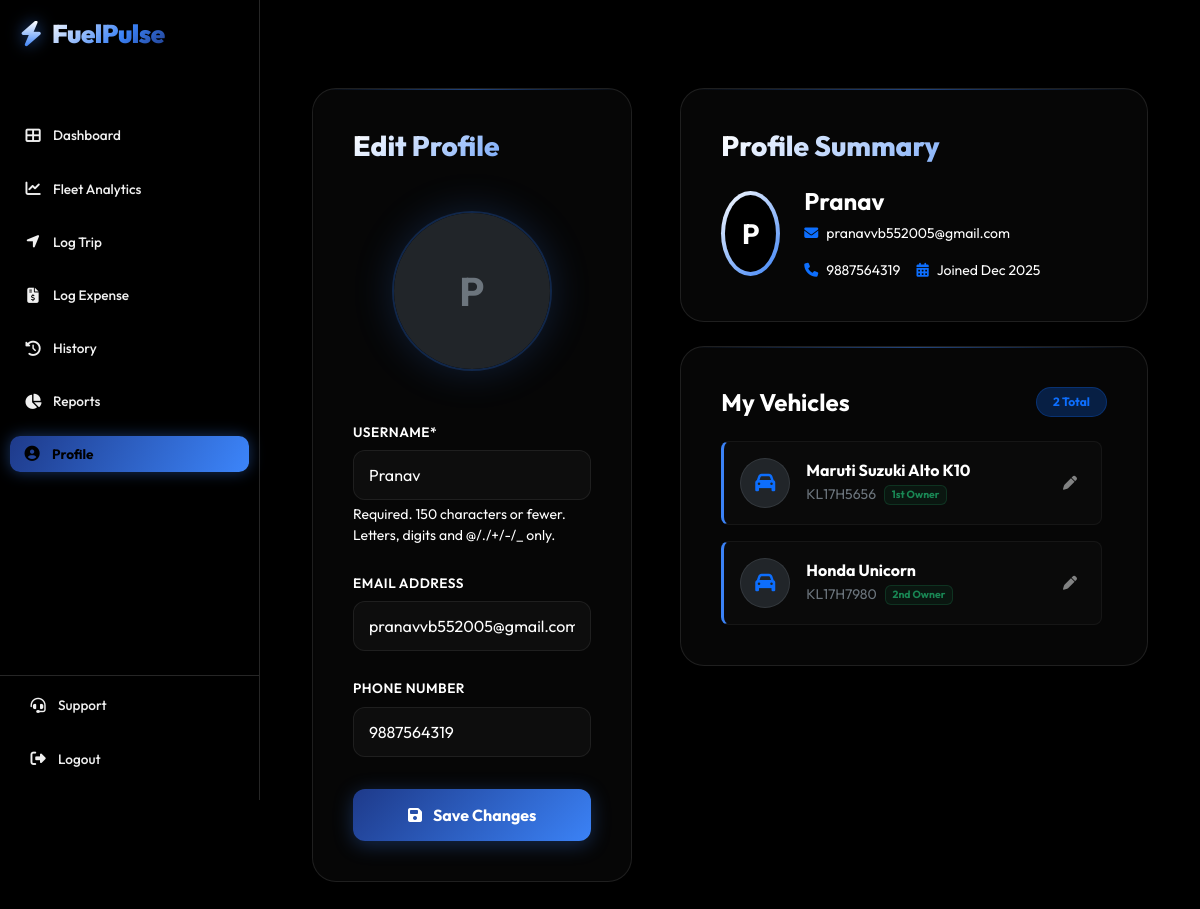
The page /profile/ (signed in) on the database as committed earlier.
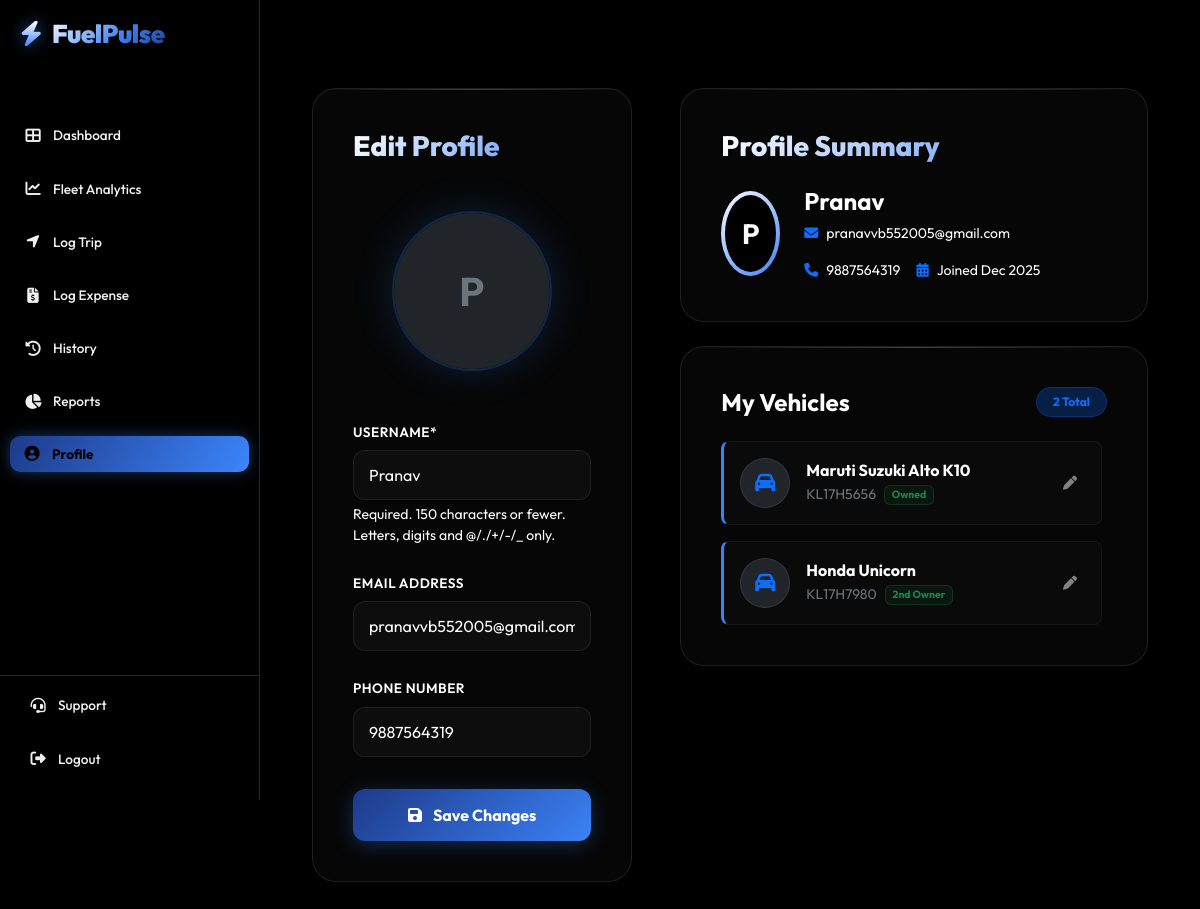
The same page on the database as committed later.
### core/models.py (models this page shows, shortened)
class Vehicle(models.Model):
    CATEGORY_CHOICES = [
        ('Two Wheeler', 'Two Wheeler'),
        ('Four Wheeler', 'Four Wheeler'),
        ('Heavy Vehicle', 'Heavy Vehicle'),
    ]
    ownership_type = models.CharField(max_length=50, default="1st Owner")
    FUEL_CHOICES = [
        ('Petrol', 'Petrol'),
        ('Diesel', 'Diesel'),
        ('CNG', 'CNG'),
        ('Electric', 'Electric')
    ]
    owner = models.ForeignKey(User, on_delete=models.CASCADE)
    category = models.CharField(max_length=20, choices=CATEGORY_CHOICES, default='Four Wheeler')
    make = models.CharField(max_length=50)       # e.g. Maruti, Honda (No restricted choices, accepts JS input)
    model_name = models.CharField(max_length=50) # e.g. Swift, City
    license_plate = models.CharField(max_length=20)
    target_mileage = models.FloatField(default=0.0, help_text="Target km/L (e.g., 18.5)")
    target_cost_per_km = models.FloatField(default=0.0, help_text="Target Cost per KM (e.g., 5.0)")
    purchase_year = models.IntegerField(default=2023)
    purchase_price = models.DecimalField(max_digits=12, decimal_places=2, default=500000.00)
    fuel_type = models.CharField(max_length=20, choices=FUEL_CHOICES, default='Petrol')
    current_odometer = models.IntegerField(default=0)
    purchase_price = models.DecimalField(max_digits=12, decimal_places=2, default=500000.00)
    purchase_year = models.IntegerField(default=2021)
    insurance_expiry = models.DateField(null=True, blank=True)
    pollution_expiry = models.DateField(null=True, blank=True)
    fitness_expiry = models.DateField(null=True, blank=True)
    image_url = models.URLField(max_length=500, blank=True, null=True)
    is_active = models.BooleanField(default=True)

### core/views.py (the view)
# urls.py: path('profile/', views.profile, name='profile'),
@login_required
def profile(request):
    if request.method == 'POST':
        user_form = UserUpdateForm(request.POST, request.FILES, instance=request.user)
        if user_form.is_valid():
            user_form.save()
            subject = 'FuelPulse: Profile Updated Successfully'
            message = f"Hello {request.user.username},\n\nYour profile details have been successfully updated."
            try:
                send_mail(
                    subject,
                    message,
                    settings.DEFAULT_FROM_EMAIL,
                    [request.user.email],
                    fail_silently=False,
                )
                messages.success(request, "Profile updated successfully!")
            except Exception:
                messages.warning(request, "Profile updated, but email failed to send.")
            return redirect('profile')
    else:
        user_form = UserUpdateForm(instance=request.user)
    user_vehicles = Vehicle.objects.filter(owner=request.user, is_active=True)
    context = {'vehicles': user_vehicles, 'user_form': user_form}
    return render(request, 'core/profile.html', context)

### core/forms.py
class UserUpdateForm(forms.ModelForm):
    class Meta:
        model = User
        fields = ['username', 'email', 'phone_number', 'profile_photo'] # Added profile_photo
    class Meta:
        model = User
        fields = ['username', 'email', 'phone_number']
        widgets = {
            'username': forms.TextInput(attrs={'class': 'form-control bg-dark text-white border-secondary', 'readonly': 'readonly'}),
            'email': forms.EmailInput(attrs={'class': 'form-control bg-dark text-white border-secondary'}),
        }

### templates/core/profile.html (shortened to what the changed rows need)
{% extends 'base.html' %}
{% load static %}
{% load crispy_forms_tags %}
{% block content %}
<link rel="stylesheet" href="https://cdnjs.cloudflare.com/ajax/libs/cropperjs/1.5.13/cropper.min.css">
<div class="container py-5">
    <div class="row g-5">
        <div class="col-lg-7">
            <div class="glass-card">
                {% if vehicles %}
                    <div class="d-grid gap-3" style="max-height: 400px; overflow-y: auto; padding-right: 5px;">
                        {% for v in vehicles %}
                        <div class="vehicle-item p-3 rounded-3 d-flex justify-content-between align-items-center">
                            <div class="d-flex align-items-center gap-3">
                                <div class="rounded-circle bg-dark d-flex align-items-center justify-content-center border border-secondary border-opacity-25" style="width: 50px; height: 50px;">
                                    <i class="fas fa-car text-primary fs-5"></i>
                                </div>
                                <div>
                                    <h6 class="text-white mb-1 fw-bold">{{ v.make }} {{ v.model_name }}</h6>
                                    <div class="d-flex align-items-center gap-2">
                                        <small class="text-secondary">{{ v.license_plate }}</small>
                                        <span class="badge {% if v.ownership_type == 'Sold' %}bg-danger{% else %}bg-success{% endif %} bg-opacity-10 text-{% if v.ownership_type == 'Sold' %}danger{% else %}success{% endif %} border border-{% if v.ownership_type == 'Sold' %}danger{% else %}success{% endif %} border-opacity-25" style="font-size: 0.65rem;">
                                            {{ v.ownership_type }}
                                        </span>
                                    </div>
                                </div>
                            </div>
                            <button type="button" class="btn btn-sm btn-outline-light border-0 opacity-50 hover-opacity-100" data-bs-toggle="modal" data-bs-target="#editVehicleModal{{ v.id }}">
                                <i class="fas fa-pen"></i>
                            </button>
                        </div>
                        {% endfor %}
                    </div>
                {% else %}
                    <div class="text-center py-5">
                        <p class="text-secondary mb-3">No vehicles linked to your account.</p>
                        <a href="{% url 'add_vehicle' %}" class="btn btn-sm btn-outline-primary rounded-pill px-4">Add Vehicle</a>
                    </div>
                {% endif %}
            </div>
        </div>
    </div>
</div>
{% endblock %}

Rows that differ between the two databases and show on the page:
changed Vehicle "Maruti Suzuki": ownership_type "1st Owner" → "Owned"
